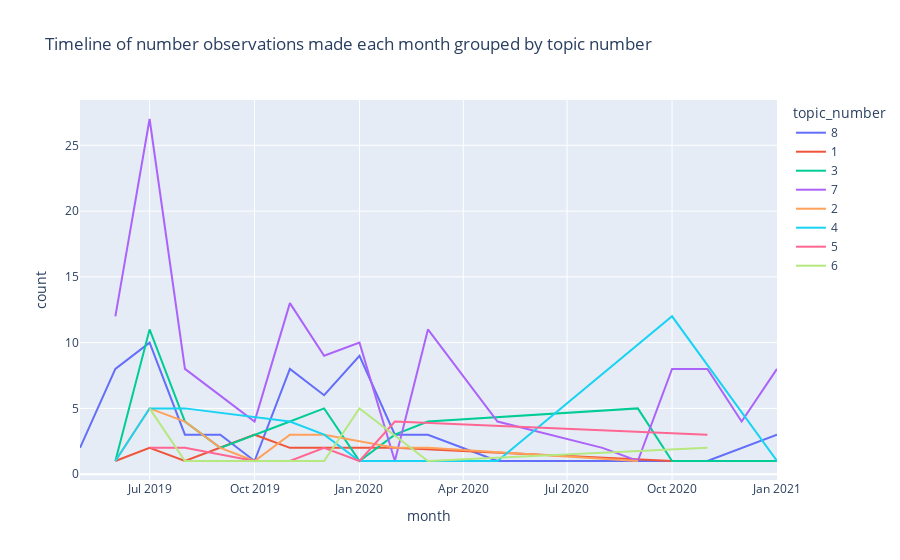

The cell this chart's notebook holds for it:
### Markdown cell above
#### Timeline of Observation Topic Popularity

### Code cell
rr2['month'] = pd.to_datetime(rr2['record_date']) + pd.offsets.MonthBegin(-1)
rr2_time = rr2.groupby(['topic_number', 'month']).size().reset_index(name = 'count').sort_values(by = 'month')
rr2_time['month'] = pd.to_datetime(rr2_time['month'])
fig = px.line(rr2_time, x = "month", y = "count", color = "topic_number",
              title = "Timeline of number observations made each month grouped by topic number")
fig

### Figure 1 — Plotly figure (JSON) as saved in the notebook; plotly's stock layout.template omitted (floating-point values rounded to 4 significant figures)
{"data": [{"hovertemplate": "topic_number=8<br>month=%{x}<br>count=%{y}<extra></extra>", "legendgroup": "8", "line": {"color": "#636efa", "dash": "solid"}, "mode": "lines", "name": "8", "orientation": "v", "showlegend": true, "type": "scatter", "x": ["2019-05-01T00:00:00", "2019-06-01T00:00:00", "2019-07-01T00:00:00", "2019-08-01T00:00:00", "2019-09-01T00:00:00", "2019-10-01T00:00:00", "2019-11-01T00:00:00", "2019-12-01T00:00:00", "2020-01-01T00:00:00", "2020-02-01T00:00:00", "2020-03-01T00:00:00", "2020-05-01T00:00:00", "2020-09-01T00:00:00", "2020-11-01T00:00:00", "2021-01-01T00:00:00"], "xaxis": "x", "y": [2, 8, 10, 3, 3, 1, 8, 6, 9, 3, 3, 1, 1, 1, 3], "yaxis": "y"}, {"hovertemplate": "topic_number=1<br>month=%{x}<br>count=%{y}<extra></extra>", "legendgroup": "1", "line": {"color": "#EF553B", "dash": "solid"}, "mode": "lines", "name": "1", "orientation": "v", "showlegend": true, "type": "scatter", "x": ["2019-06-01T00:00:00", "2019-07-01T00:00:00", "2019-08-01T00:00:00", "2019-10-01T00:00:00", "2019-11-01T00:00:00", "2020-02-01T00:00:00", "2020-10-01T00:00:00", "2020-11-01T00:00:00"], "xaxis": "x", "y": [1, 2, 1, 3, 2, 2, 1, 1], "yaxis": "y"}, {"hovertemplate": "topic_number=3<br>month=%{x}<br>count=%{y}<extra></extra>", "legendgroup": "3", "line": {"color": "#00cc96", "dash": "solid"}, "mode": "lines", "name": "3", "orientation": "v", "showlegend": true, "type": "scatter", "x": ["2019-06-01T00:00:00", "2019-07-01T00:00:00", "2019-08-01T00:00:00", "2019-09-01T00:00:00", "2019-11-01T00:00:00", "2019-12-01T00:00:00", "2020-01-01T00:00:00", "2020-02-01T00:00:00", "2020-03-01T00:00:00", "2020-09-01T00:00:00", "2020-10-01T00:00:00", "2021-01-01T00:00:00"], "xaxis": "x", "y": [1, 11, 4, 2, 4, 5, 1, 3, 4, 5, 1, 1], "yaxis": "y"}, {"hovertemplate": "topic_number=7<br>month=%{x}<br>count=%{y}<extra></extra>", "legendgroup": "7", "line": {"color": "#ab63fa", "dash": "solid"}, "mode": "lines", "name": "7", "orientation": "v", "showlegend": true, "type": "scatter", "x": ["2019-06-01T00:00:00", "2019-07-01T00:00:00", "2019-08-01T00:00:00", "2019-09-01T00:00:00", "2019-10-01T00:00:00", "2019-11-01T00:00:00", "2019-12-01T00:00:00", "2020-01-01T00:00:00", "2020-02-01T00:00:00", "2020-03-01T00:00:00", "2020-05-01T00:00:00", "2020-08-01T00:00:00", "2020-09-01T00:00:00", "2020-10-01T00:00:00", "2020-11-01T00:00:00", "2020-12-01T00:00:00", "2021-01-01T00:00:00"], "xaxis": "x", "y": [12, 27, 8, 6, 4, 13, 9, 10, 1, 11, 4, 2, 1, 8, 8, 4, 8], "yaxis": "y"}, {"hovertemplate": "topic_number=2<br>month=%{x}<br>count=%{y}<extra></extra>", "legendgroup": "2", "line": {"color": "#FFA15A", "dash": "solid"}, "mode": "lines", "name": "2", "orientation": "v", "showlegend": true, "type": "scatter", "x": ["2019-06-01T00:00:00", "2019-07-01T00:00:00", "2019-08-01T00:00:00", "2019-09-01T00:00:00", "2019-10-01T00:00:00", "2019-11-01T00:00:00", "2019-12-01T00:00:00", "2020-02-01T00:00:00", "2020-03-01T00:00:00", "2020-09-01T00:00:00"], "xaxis": "x", "y": [1, 5, 4, 2, 1, 3, 3, 2, 2, 1], "yaxis": "y"}, {"hovertemplate": "topic_number=4<br>month=%{x}<br>count=%{y}<extra></extra>", "legendgroup": "4", "line": {"color": "#19d3f3", "dash": "solid"}, "mode": "lines", "name": "4", "orientation": "v", "showlegend": true, "type": "scatter", "x": ["2019-06-01T00:00:00", "2019-07-01T00:00:00", "2019-08-01T00:00:00", "2019-11-01T00:00:00", "2019-12-01T00:00:00", "2020-01-01T00:00:00", "2020-02-01T00:00:00", "2020-03-01T00:00:00", "2020-05-01T00:00:00", "2020-10-01T00:00:00", "2021-01-01T00:00:00"], "xaxis": "x", "y": [1, 5, 5, 4, 3, 1, 1, 1, 1, 12, 1], "yaxis": "y"}, {"hovertemplate": "topic_number=5<br>month=%{x}<br>count=%{y}<extra></extra>", "legendgroup": "5", "line": {"color": "#FF6692", "dash": "solid"}, "mode": "lines", "name": "5", "orientation": "v", "showlegend": true, "type": "scatter", "x": ["2019-07-01T00:00:00", "2019-08-01T00:00:00", "2019-10-01T00:00:00", "2019-11-01T00:00:00", "2019-12-01T00:00:00", "2020-01-01T00:00:00", "2020-02-01T00:00:00", "2020-11-01T00:00:00"], "xaxis": "x", "y": [2, 2, 1, 1, 2, 1, 4, 3], "yaxis": "y"}, {"hovertemplate": "topic_number=6<br>month=%{x}<br>count=%{y}<extra></extra>", "legendgroup": "6", "line": {"color": "#B6E880", "dash": "solid"}, "mode": "lines", "name": "6", "orientation": "v", "showlegend": true, "type": "scatter", "x": ["2019-07-01T00:00:00", "2019-08-01T00:00:00", "2019-12-01T00:00:00", "2020-01-01T00:00:00", "2020-03-01T00:00:00", "2020-11-01T00:00:00"], "xaxis": "x", "y": [5, 1, 1, 5, 1, 2], "yaxis": "y"}], "layout": {"autosize": true, "legend": {"title": {"text": "topic_number"}, "tracegroupgap": 0}, "title": {"text": "Timeline of number observations made each month grouped by topic number"}, "xaxis": {"anchor": "y", "autorange": true, "domain": [0, 1], "range": ["2019-05-01", "2021-01-01"], "title": {"text": "month"}, "type": "date"}, "yaxis": {"anchor": "x", "autorange": true, "domain": [0, 1], "range": [-0.4444, 28.44], "title": {"text": "count"}, "type": "linear"}}}
